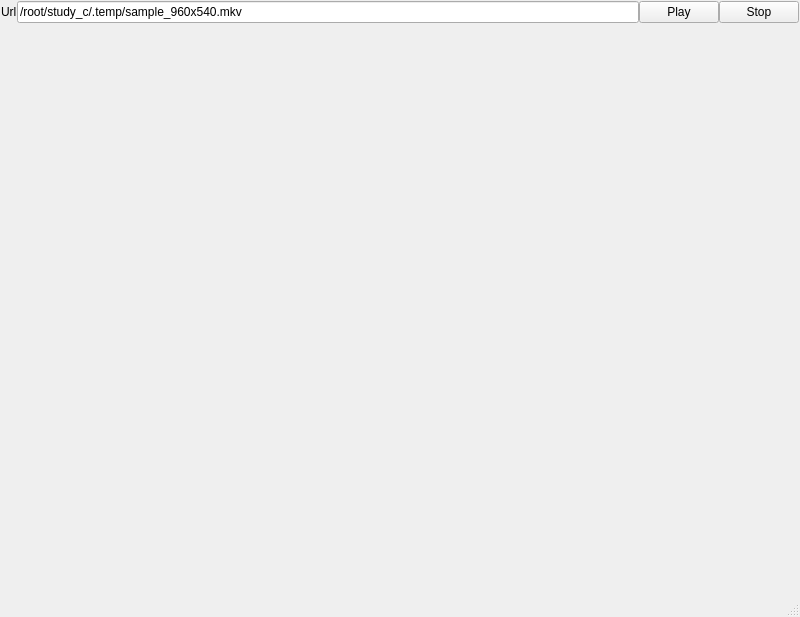
<?xml version="1.0" encoding="UTF-8"?>
<ui version="4.0">
 <class>MainWindow</class>
 <widget class="QMainWindow" name="MainWindow">
  <property name="geometry">
   <rect>
    <x>0</x>
    <y>0</y>
    <width>800</width>
    <height>617</height>
   </rect>
  </property>
  <property name="windowTitle">
   <string>MainWindow</string>
  </property>
  <widget class="QWidget" name="centralwidget">
   <layout class="QGridLayout" name="layoutGWidget">
    <property name="leftMargin">
     <number>1</number>
    </property>
    <property name="topMargin">
     <number>1</number>
    </property>
    <property name="rightMargin">
     <number>1</number>
    </property>
    <property name="bottomMargin">
     <number>1</number>
    </property>
    <property name="spacing">
     <number>0</number>
    </property>
    <item row="0" column="2">
     <widget class="QPushButton" name="btnPlay">
      <property name="text">
       <string>Play</string>
      </property>
     </widget>
    </item>
    <item row="0" column="3">
     <widget class="QPushButton" name="btnStop">
      <property name="text">
       <string>Stop</string>
      </property>
     </widget>
    </item>
    <item row="0" column="1">
     <widget class="QLineEdit" name="lineUrl">
      <property name="text">
       <string>/root/study_c/.temp/sample_960x540.mkv</string>
      </property>
     </widget>
    </item>
    <item row="0" column="0">
     <widget class="QLabel" name="labelUrl">
      <property name="text">
       <string>Url</string>
      </property>
     </widget>
    </item>
    <item row="1" column="1">
     <widget class="FFmpegWidget" name="player" native="true"/>
    </item>
   </layout>
  </widget>
  <widget class="QStatusBar" name="statusbar"/>
 </widget>
 <customwidgets>
  <customwidget>
   <class>FFmpegWidget</class>
   <extends>QWidget</extends>
   <header>ffmpegwidget.h</header>
   <container>1</container>
  </customwidget>
 </customwidgets>
 <resources/>
 <connections/>
</ui>
